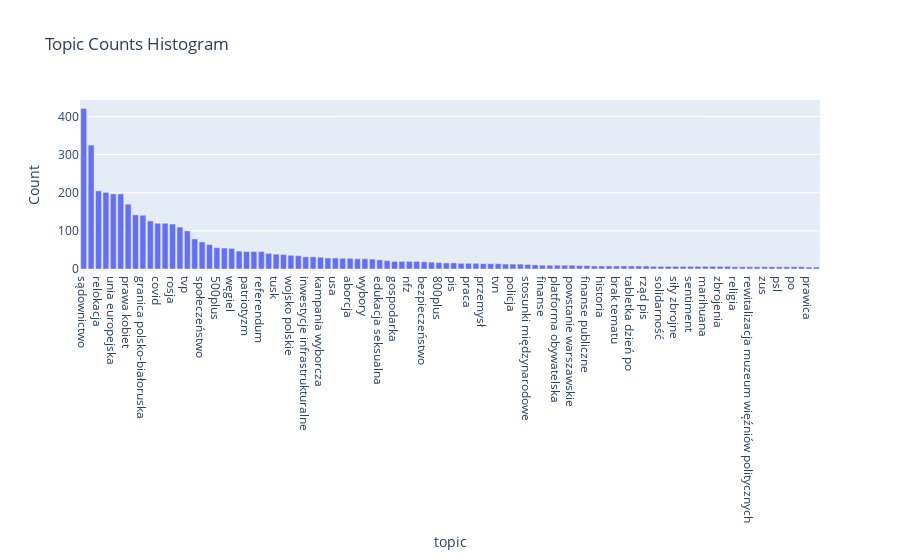

Source (notebook cell):
### Code cell
import plotly.express as px


fig = px.bar(topic_counts_top100, x='topic', y='topic_count', labels={'topic_count': 'Count'}, title='Topic Counts Histogram')

# Show the plot
fig.show()

### Figure 1 — Plotly figure (JSON) as saved in the notebook; plotly's stock layout.template omitted (floating-point values rounded to 4 significant figures)
{"data": [{"alignmentgroup": "True", "hovertemplate": "topic=%{x}<br>Count=%{y}<extra></extra>", "legendgroup": "", "marker": {"color": "#636efa", "pattern": {"shape": ""}}, "name": "", "offsetgroup": "", "orientation": "v", "showlegend": false, "textposition": "auto", "type": "bar", "x": ["sądownictwo", "polityka", "relokacja", "publiczna opieka zdrowotna", "unia europejska", "inflacja", "prawa kobiet", "wojsko", "granica polsko-białoruska", "rząd", "covid", "imigranci", "rosja", "ukraina", "tvp", "polityka zagraniczna", "społeczeństwo", "równość płac", "500plus", "emerytura", "węgiel", "podatki", "patriotyzm", "opozycja", "referendum", "bezpieczeństwo narodowe", "tusk", "media", "wojsko polskie", "inwestycje", "inwestycje infrastrukturalne", "edukacja", "kampania wyborcza", "prawa obywateli", "usa", "stany zjednoczone", "aborcja", "kościół", "wybory", "korupcja", "edukacja seksualna", "sport", "gospodarka", "przemysł zbrojeniowy", "nfz", "rolnictwo", "bezpieczeństwo", "polska", "800plus", "", "pis", "inwestycje drogowe", "praca", "platforma", "przemysł", "prawa człowieka", "tvn", "bezrobocie", "policja", "telewizja publiczna", "stosunki międzynarodowe", "feminizm", "finanse", "wojna", "platforma obywatelska", "zdrowie", "powstanie warszawskie", "reprywatyzacja", "finanse publiczne", "armia", "historia", "prywatyzacja", "brak tematu", "rejestr wyborców", "tabletka dzień po", "in-vitro", "rząd pis", "rządowe inwestycje", "solidarność", "modernizacja armii", "siły zbrojne", "inwestycje gospodarcze", "sentiment", "lgbt", "marihuana", "obronność", "zbrojenia", "środowisko", "religia", "donald tusk", "rewitalizacja muzeum więźniów politycznych", "transport publiczny", "zus", "infrastruktura", "psl", "nato", "po", "polityka obronna", "prawica", "płot"], "xaxis": "x", "y": [421, 325, 205, 201, 197, 197, 170, 142, 141, 126, 120, 120, 118, 110, 100, 79, 71, 64, 56, 55, 54, 47, 46, 46, 46, 41, 39, 38, 36, 35, 32, 32, 31, 29, 29, 28, 28, 27, 27, 26, 24, 22, 20, 20, 20, 20, 19, 18, 17, 16, 16, 15, 15, 15, 14, 14, 14, 13, 13, 13, 12, 11, 10, 10, 10, 10, 10, 9, 9, 8, 8, 8, 8, 8, 8, 8, 8, 7, 7, 7, 7, 7, 7, 7, 7, 7, 7, 7, 6, 6, 6, 6, 6, 6, 6, 6, 6, 6, 5, 5], "yaxis": "y"}], "layout": {"barmode": "relative", "legend": {"tracegroupgap": 0}, "title": {"text": "Topic Counts Histogram"}, "xaxis": {"anchor": "y", "domain": [0, 1], "title": {"text": "topic"}}, "yaxis": {"anchor": "x", "domain": [0, 1], "title": {"text": "Count"}}}}
